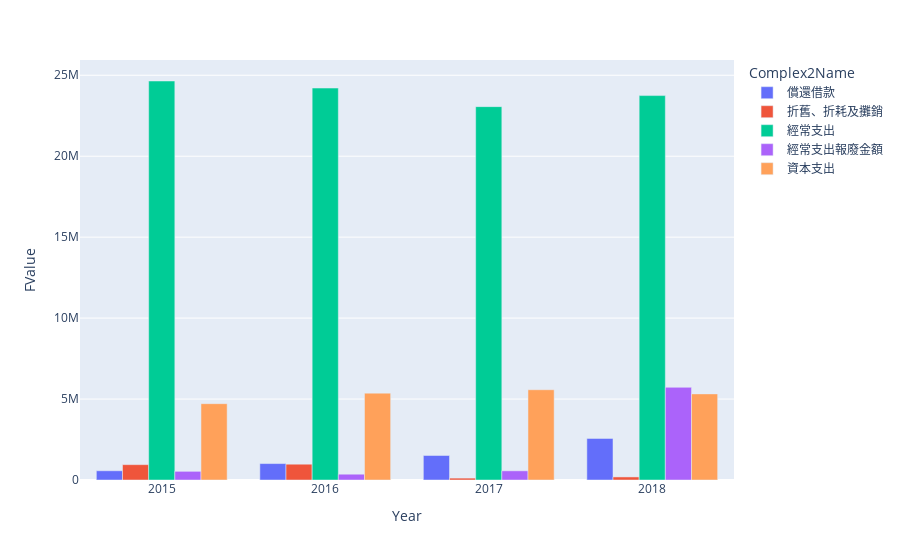

Source (notebook cell):
### Code cell
import plotly.express as px

fig = px.bar(df_total, x="Year", y="FValue", color="Complex2Name", barmode="group")
fig.show()

### Figure 1 — Plotly figure (JSON) as saved in the notebook; plotly's stock layout.template omitted (floating-point values rounded to 4 significant figures)
{"data": [{"alignmentgroup": "True", "hovertemplate": "Complex2Name=償還借款<br>Year=%{x}<br>FValue=%{y}<extra></extra>", "legendgroup": "償還借款", "marker": {"color": "#636efa", "pattern": {"shape": ""}}, "name": "償還借款", "offsetgroup": "償還借款", "orientation": "v", "showlegend": true, "textposition": "auto", "type": "bar", "x": [2015, 2016, 2017, 2018], "xaxis": "x", "y": [569998, 1014559, 1513842, 2568559], "yaxis": "y"}, {"alignmentgroup": "True", "hovertemplate": "Complex2Name=折舊、折耗及攤銷<br>Year=%{x}<br>FValue=%{y}<extra></extra>", "legendgroup": "折舊、折耗及攤銷", "marker": {"color": "#EF553B", "pattern": {"shape": ""}}, "name": "折舊、折耗及攤銷", "offsetgroup": "折舊、折耗及攤銷", "orientation": "v", "showlegend": true, "textposition": "auto", "type": "bar", "x": [2015, 2016, 2017, 2018], "xaxis": "x", "y": [947209, 975539, 116655, 189090], "yaxis": "y"}, {"alignmentgroup": "True", "hovertemplate": "Complex2Name=經常支出<br>Year=%{x}<br>FValue=%{y}<extra></extra>", "legendgroup": "經常支出", "marker": {"color": "#00cc96", "pattern": {"shape": ""}}, "name": "經常支出", "offsetgroup": "經常支出", "orientation": "v", "showlegend": true, "textposition": "auto", "type": "bar", "x": [2015, 2016, 2017, 2018], "xaxis": "x", "y": [24645292, 24209205, 23061479, 23744400], "yaxis": "y"}, {"alignmentgroup": "True", "hovertemplate": "Complex2Name=經常支出報廢金額<br>Year=%{x}<br>FValue=%{y}<extra></extra>", "legendgroup": "經常支出報廢金額", "marker": {"color": "#ab63fa", "pattern": {"shape": ""}}, "name": "經常支出報廢金額", "offsetgroup": "經常支出報廢金額", "orientation": "v", "showlegend": true, "textposition": "auto", "type": "bar", "x": [2015, 2016, 2017, 2018], "xaxis": "x", "y": [534787, 357410, 566751, 5724945], "yaxis": "y"}, {"alignmentgroup": "True", "hovertemplate": "Complex2Name=資本支出<br>Year=%{x}<br>FValue=%{y}<extra></extra>", "legendgroup": "資本支出", "marker": {"color": "#FFA15A", "pattern": {"shape": ""}}, "name": "資本支出", "offsetgroup": "資本支出", "orientation": "v", "showlegend": true, "textposition": "auto", "type": "bar", "x": [2015, 2016, 2017, 2018], "xaxis": "x", "y": [4714075, 5365361, 5574950, 5319702], "yaxis": "y"}], "layout": {"barmode": "group", "legend": {"title": {"text": "Complex2Name"}, "tracegroupgap": 0}, "margin": {"t": 60}, "xaxis": {"anchor": "y", "domain": [0, 1], "title": {"text": "Year"}}, "yaxis": {"anchor": "x", "domain": [0, 1], "title": {"text": "FValue"}}}}
